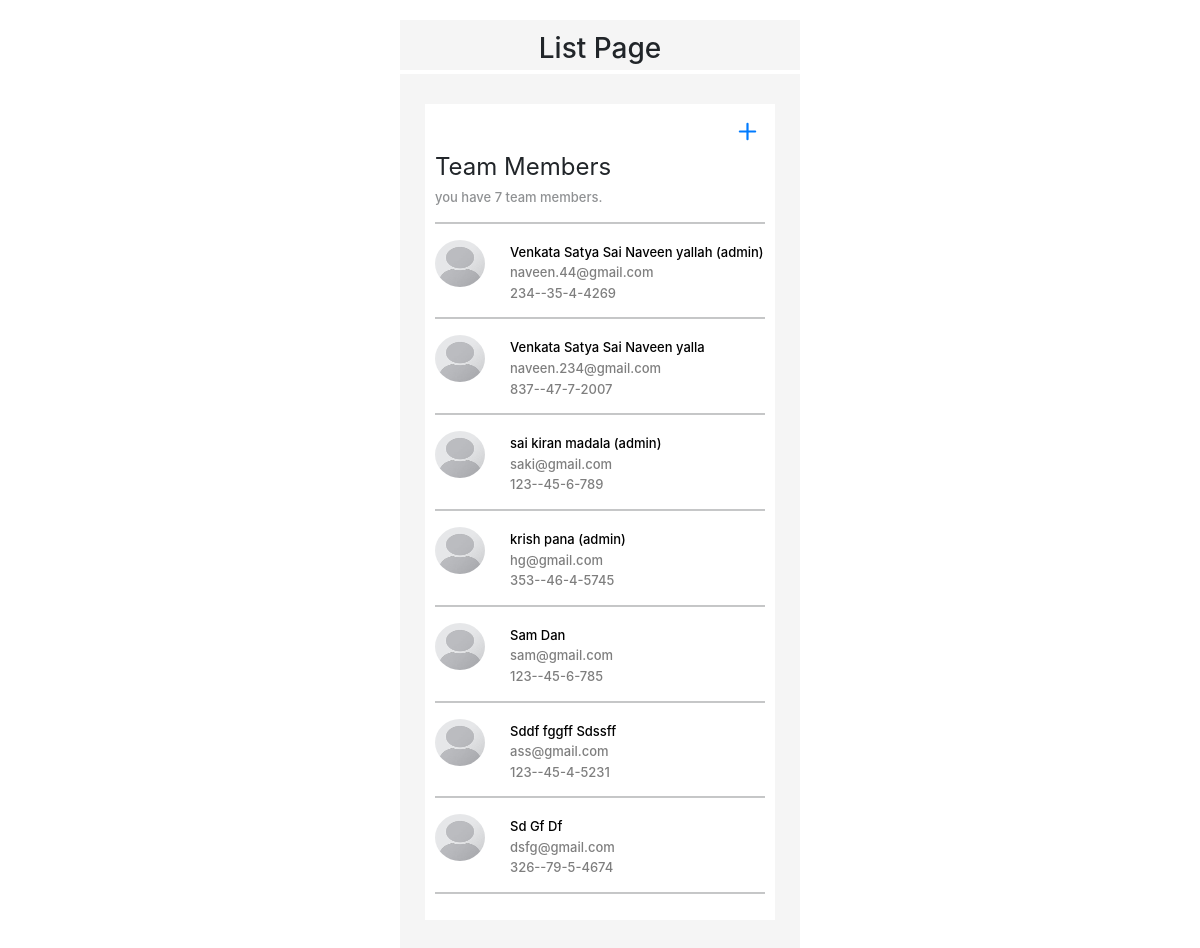
/, run on an earlier commit of the app's database.
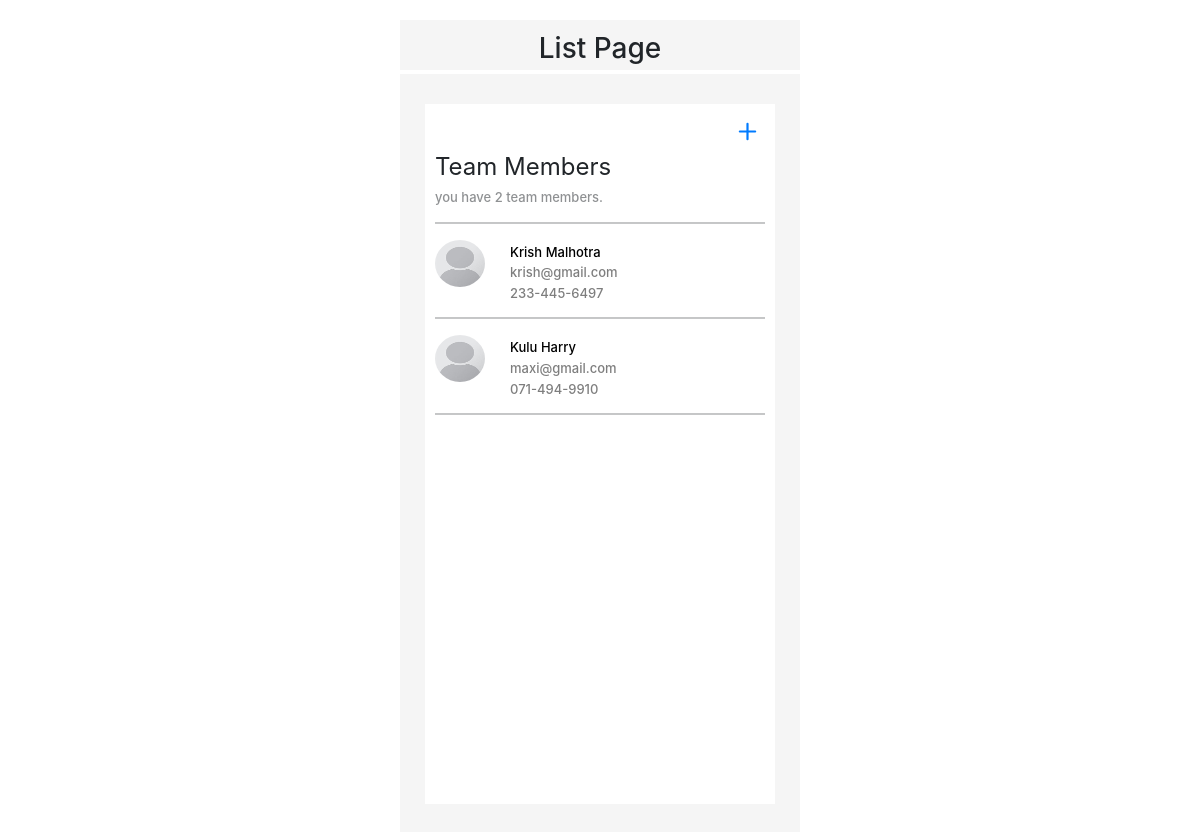
And on a later commit of the database.
### teammember/models.py (models this page shows, shortened)
class People(models.Model):
    firstname = models.CharField(max_length=40,null=False,blank=False)
    lastname =models.CharField(max_length=40,null=True,blank=False)
    email = models.EmailField(max_length = 50,unique=True)
    phone = models.CharField(max_length=13,null=False,blank=False,unique=True,validators=[MinLengthValidator(10)])
    create = models.DateTimeField(auto_now_add=True)
    role=[
        ("member","Regular - Can't delete members"),
        ("admin","Admin - Can delete members")
    ]
    choice=models.CharField(choices=role,default="member",max_length=20)
    class Meta:
        ordering = ['create']

### teammember/views.py (the view)
# urls.py: path('',TeamList.as_view(),name='team'),
class TeamList(ListView):
    model = People
    context_object_name= 'peoplelist'
    def get_context_data(self, **kwargs):
        context = super().get_context_data(**kwargs)
        context['totalcount'] = People.objects.all().count
        return context
    """ def get_queryset(self):
        queryset = super(TeamList,self).get_queryset()
        for a in queryset:
            a.phone=a[:3]+"-"+a[4:7]+"-"+a[7:]
        return queryset """

### teammember/templatetags/phone.py (called while the page is built)
@register.filter
def phoneconcatinate(value):
    print(value,"rfgerg")
    return value[:3]+"-"+value[3:6]+"-"+value[6:]

### teammember/templates/teammember/people_list.html (shortened to what this page needs)
{% extends 'teammember/main.html' %}
{% load phone %}
{% block content %}
<div class="container" id="big1">
    <div style="width: 350px;height:100%;padding:auto" class="container-sm">
    <div class="row text-center">
        <div class="col text-center"style="padding-bottom: 12px;padding-top: 12px;">
            <h3 style="padding:auto;">List Page</h3>
        </div>
</div>
</div>
</div>
<div class="container" id="big">
<div style="background:white" class="container-sm"   id="cont">
    <div class="row">
        <div class="col-12 text-right">
           <a style="color: #007bff;" href="{% url 'add-people' %}"> <svg xmlns="http://www.w3.org/2000/svg" width="35" height="35" fill="currentColor" class="bi bi-plus text-right " viewBox="0 0 16 16">
                <path d="M8 4a.5.5 0 0 1 .5.5v3h3a.5.5 0 0 1 0 1h-3v3a.5.5 0 0 1-1 0v-3h-3a.5.5 0 0 1 0-1h3v-3A.5.5 0 0 1 8 4z"/>
              </svg></a>
        </div>
</div>
    <div class="row">
        <div style="font-size:x-large" class="col-sm" style="margin-top: 30px;">
          Team Members <br><h6 id="opa" style="font-size: small;">you have {{totalcount}} team members.</h6>
        </div>
   </div>
   <hr class="solid">
 {% for a in peoplelist %}
  <a  href="{% url 'edit-people' a.id %}"><div class="row">
    <div class="col-3">
        <div class="box">
            {% load static %}
            <img class="thumb-lg img-circle bx-s" src="{% static 'placeholder.png' %}" alt="">
    </div>
    </div>
    <div style="padding-left: 0;" class="col-9">
        {% if a.choice == "admin" %}
        <h6 style="font-size: small;">{{a.firstname}} {{a.lastname}} (admin)</h6>
        {% else %}
        <h6 style="font-size: small;">{{a.firstname}} {{a.lastname}}</h6>
        {% endif %}
        <br>
        <h6 id="opa" style="font-size: small;">{{a.email}}</h6>
        <br>
        <h6 id="opa" style="font-size: small;">{{a.phone|phoneconcatinate}}</h6>
    </div>
  </div></a>
  <hr class="solid">
  {% endfor %}
</div>
</div>
{% endblock content %}

### teammember/templates/teammember/main.html (shortened to what this page needs)
<!DOCTYPE html>
<html lang="en">
<head>
    <link href="https://cdn.jsdelivr.net/npm/bootstrap@5.1.3/dist/css/bootstrap.min.css" rel="stylesheet">
    <link rel="stylesheet" href="https://maxcdn.bootstrapcdn.com/bootstrap/4.0.0/css/bootstrap.min.css">
    {% load static %}
</head>
<body>
    <div style="margin: auto" class="container">
     {% block content %}
     {% endblock content %}
    </div>
</body>
</html>

### teammember/templates/teammember/main.html (style rules this page uses)
body { margin-top: 20px; }
#cont { max-width: 600px; background: whitesmoke; padding: 10px; width: 350px; min-height: 700px; max-height: 100%; }
h1, h2, h3, h4, h5, h6, .h1, .h2, .h3, .h4, .h5, .h6,br,.br { margin-top: 0; margin-bottom: 0; padding: 0%; }
h6 { padding-top: 5px; }
img { border-radius: 50%; width: 100%; height: 100% }
.box { width: 50px; height: 47px; }
#big { max-height: 100%; max-width: 100%; width: 400px; height:100%; background: whitesmoke; margin-top: 4px; overflow: auto; padding-top: 30px; padding-bottom: 30px; }
#big1 { background: whitesmoke; max-height: 100%; width: 400px; height:50px; }
a:link, a:visited, a:hover, a:active { color: #000000; text-decoration: none; }
#opa { opacity:0.5; }

What changed in the data, as far as the page shows it:
removed People: firstname "Venkata Satya Sai Naveen", lastname "yallah", email "naveen.44@gmail.com", phone "234--35-4-4269"
removed People: firstname "Venkata Satya Sai Naveen", lastname "yalla", email "naveen.234@gmail.com", phone "837--47-7-2007"
removed People: firstname "sai kiran", lastname "madala", email "saki@gmail.com", phone "123--45-6-789"
removed People: firstname "krish", lastname "pana", email "hg@gmail.com", phone "353--46-4-5745"
removed People: firstname "Sam", lastname "Dan", email "sam@gmail.com", phone "123--45-6-785"
removed People: firstname "Sddf fggff", lastname "Sdssff", email "ass@gmail.com", phone "123--45-4-5231"
removed People: firstname "Sd Gf", lastname "Df", email "dsfg@gmail.com", phone "326--79-5-4674"
added People: firstname "Krish", lastname "Malhotra", email "krish@gmail.com", phone "233-445-6497"
added People: firstname "Kulu", lastname "Harry", email "maxi@gmail.com", phone "071-494-9910"
Also different on the page:
{{ totalcount }}: "7" → "2"
